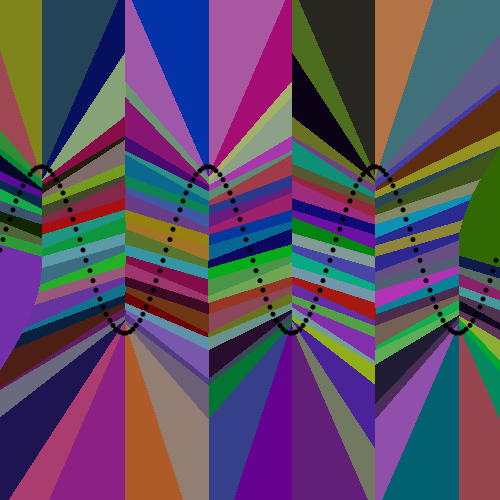
Frame 1 (no input)
Frame 2 (the mouse pressed at the canvas centre, redrawn once): identical to frame 1, image omitted

The Processing sketch that drew this single still picture (run headless with seeded random() and noise(); the mouse was pressed at the canvas centre and the sketch redrawn once):

// Processing sketch: Voronoi_Diagram
// ── Voronoi_Diagram.pde
PVector[] p;
int numPoints;
int maxNumPoints = 150;
int numShades = 150;
boolean drawSeeds = true;
int n;
color[] colorSet;
color[][] pixelColors;


void setup(){
  size(500,500);
  background(255);
  noLoop();
  p = new PVector[maxNumPoints];
  colorSet = new color[maxNumPoints];
  
  makeColorsRandom( numShades );
  //makeColorsBW( numShades );
  //makeColorsContinuous( numShades );
  
  n = 0; 
    
  pixelColors = new color[width][height];
  setInitialPixelColors();
  
  //setPointsLine(0, 400, width, 400);
  setPointsCircle( numShades, width/2, 1);
  calculatePixelColors();
}


void makeColorsBW(int numShades){
  for(int i=0; i < numShades; i++){
    if (i % 2 == 0 ){
      colorSet[i] = color(0,0,0);
    }
    
    else {
      colorSet[i] = color(255,255,255);
    }
  }
}


void makeColorsContinuous(int numShades){
  float r1 = 0; //255;
  float g1 = 0; //150;
  float b1 = 0; //50;
  
  float r2 = 255; //100;
  float g2 = 255; //0;
  float b2 = 255; //255;
  
  float dr = (r2-r1)/numShades;
  float dg = (g2-g1)/numShades;
  float db = (b2-b1)/numShades;
  
  float red = r1;
  float green = g1;
  float blue = b1;
  
  for(int i=0; i < numShades; i++){
    red += dr; 
    green += dg;
    blue += db;
    colorSet[i] = color(red,green,blue);
  }
}


void makeColorsRandom(int numShades){
  for(int i=0; i < numShades; i++){
    int red = int(random(1,254));
    int green = int(random(1,254));
    int blue = int(random(1,254));
    colorSet[i] = color(red,green,blue);
  }
}


void setInitialPixelColors() {
  for(int i=0; i<width; i++){
      for(int j=0; j<width; j++){
        pixelColors[i][j] = color(255);
    }
  }
}


void draw() {
    background(0);
    println("Calling draw");
    for(int i=0; i < width; i++){
      for(int j=0; j< height; j++){
        stroke(pixelColors[i][j]);        
        point(i,j);
      }
    }
    
    fill(0);
    noStroke();
    
    if( drawSeeds ) {
      for(int k=0; k<n; k++){
        ellipse(p[k].x, p[k].y, 5, 5);
        println("y", p[k].x);
      }
    }
}

void setPointsLine(float x1, float y1, float x2, float y2) {
  float x=x1, y=y1;
  float dx = (x2-x1)/maxNumPoints, dy = (y2-y1)/maxNumPoints;
  n=1;
  p[0] = new PVector(width/2, height/2);
  for(int i=1; i<maxNumPoints; i++){
    p[i] = new PVector(x, y);
    x += dx;
    y += dy;
    n++;
  }
}


void calculatePixelColors() {
  for(int i=0; i< width; i++){
    for(int j=0; j< height; j++){
      
      float minDist = 2*width;
      int kBest = n;
      
      for(int k=0; k < n; k++){
        float d = dist(i, j, p[k].x, p[k].y);
        if (d < minDist){
          kBest = k;
          minDist = d;
        }
      }
      
      pixelColors[i][j] = colorSet[kBest];
    }
  }
}


void mouseClicked(){
  p[n] = new PVector(mouseX, mouseY);
  n++;
  calculatePixelColors();
}


void setPointsCircle(int numPoints, float r, float numWraps){
  float dTheta = 2*PI/numPoints*numWraps;
  float a = pow(0.1, (float)1/numPoints);
  float dRadius = r/numPoints;
  float xC = width/2;
  float yC = height/2;
 
  for(int k=0; k < numPoints; k++){
    n++;
    float x = -70+k*width/(numPoints-70); x = xC + r*cos(k*dTheta); x = k*width/numPoints;//
    float y = yC - r/3*sin(3*k*dTheta);
    p[k] = new PVector(x,y);
    //r = r*a;
    //r -= dRadius;
  }
}
